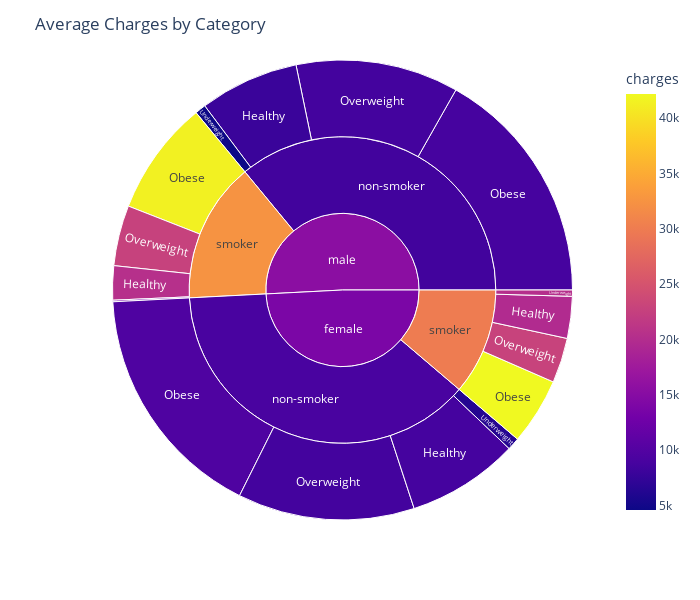

Notebook source saved alongside this figure:
### Code cell
#Plotly sunburst plot showing average charges by category I have dropped region from chart to improve readability & removed values to show only average values on hover
fig = px.sunburst(
    avg_df,
    path=[ 'sex', 'smoker', 'bmi_category'],
    #values='charges',  
    color='charges',
    hover_data={'charges': ':.2f'}  # Show mean charges with 2 decimals on hover
)
fig.update_layout(title='Average Charges by Category', width=700, height=600)

### Figure 1 — Plotly figure (JSON) as saved in the notebook; plotly's stock layout.template omitted (floating-point values rounded to 4 significant figures)
{"data": [{"branchvalues": "total", "customdata": [[8674.0], [7909.0], [19740.0], [20350.0], [9622.0], [8745.0], [42170.0], [41440.0], [8645.0], [8604.0], [22840.0], [22730.0], [6366.0], [4581.0], [20300.0], [12830.0], [9031.0], [8450.0], [30000.0], [32450.0], [13820.0], [15450.0]], "domain": {"x": [0, 1], "y": [0, 1]}, "hovertemplate": "labels=%{label}<br>count=%{value}<br>parent=%{parent}<br>id=%{id}<br>charges=%{color:.2f}<extra></extra>", "ids": ["female/non-smoker/Healthy", "male/non-smoker/Healthy", "female/smoker/Healthy", "male/smoker/Healthy", "female/non-smoker/Obese", "male/non-smoker/Obese", "female/smoker/Obese", "male/smoker/Obese", "female/non-smoker/Overweight", "male/non-smoker/Overweight", "female/smoker/Overweight", "male/smoker/Overweight", "female/non-smoker/Underweight", "male/non-smoker/Underweight", "female/smoker/Underweight", "male/smoker/Underweight", "female/non-smoker", "male/non-smoker", "female/smoker", "male/smoker", "female", "male"], "labels": ["Healthy", "Healthy", "Healthy", "Healthy", "Obese", "Obese", "Obese", "Obese", "Overweight", "Overweight", "Overweight", "Overweight", "Underweight", "Underweight", "Underweight", "Underweight", "non-smoker", "non-smoker", "smoker", "smoker", "female", "male"], "marker": {"coloraxis": "coloraxis", "colors": [8674.0, 7909.0, 19740.0, 20350.0, 9622.0, 8745.0, 42170.0, 41440.0, 8645.0, 8604.0, 22840.0, 22730.0, 6366.0, 4581.0, 20300.0, 12830.0, 9031.0, 8450.0, 30000.0, 32450.0, 13820.0, 15450.0]}, "name": "", "parents": ["female/non-smoker", "male/non-smoker", "female/smoker", "male/smoker", "female/non-smoker", "male/non-smoker", "female/smoker", "male/smoker", "female/non-smoker", "male/non-smoker", "female/smoker", "male/smoker", "female/non-smoker", "male/non-smoker", "female/smoker", "male/smoker", "female", "male", "female", "male", "", ""], "type": "sunburst", "values": [72, 64, 27, 22, 154, 154, 43, 74, 114, 105, 29, 39, 8, 7, 4, 1, 348, 330, 103, 136, 451, 466]}], "layout": {"coloraxis": {"colorbar": {"title": {"text": "charges"}}, "colorscale": [[0, "#0d0887"], [0.1111, "#46039f"], [0.2222, "#7201a8"], [0.3333, "#9c179e"], [0.4444, "#bd3786"], [0.5556, "#d8576b"], [0.6667, "#ed7953"], [0.7778, "#fb9f3a"], [0.8889, "#fdca26"], [1, "#f0f921"]]}, "height": 600, "legend": {"tracegroupgap": 0}, "margin": {"t": 60}, "title": {"text": "Average Charges by Category"}, "width": 700}}
